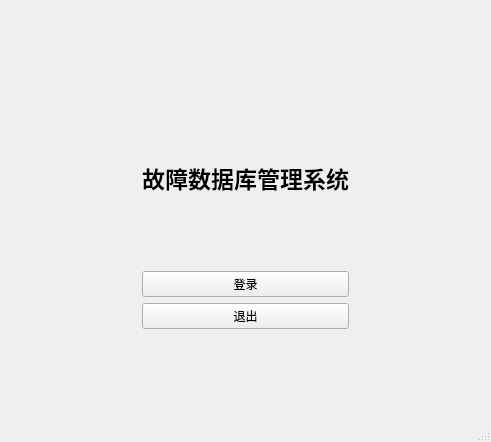
<?xml version="1.0" encoding="UTF-8"?>
<ui version="4.0">
 <class>MainWindow</class>
 <widget class="QMainWindow" name="MainWindow">
  <property name="geometry">
   <rect>
    <x>0</x>
    <y>0</y>
    <width>491</width>
    <height>442</height>
   </rect>
  </property>
  <property name="windowTitle">
   <string>MainWindow</string>
  </property>
  <widget class="QWidget" name="centralWidget">
   <layout class="QHBoxLayout" name="horizontalLayout">
    <item>
     <spacer name="horizontalSpacer">
      <property name="orientation">
       <enum>Qt::Horizontal</enum>
      </property>
      <property name="sizeHint" stdset="0">
       <size>
        <width>118</width>
        <height>20</height>
       </size>
      </property>
     </spacer>
    </item>
    <item>
     <layout class="QVBoxLayout" name="verticalLayout_3" stretch="1,3,1">
      <item>
       <spacer name="verticalSpacer">
        <property name="orientation">
         <enum>Qt::Vertical</enum>
        </property>
        <property name="sizeHint" stdset="0">
         <size>
          <width>20</width>
          <height>40</height>
         </size>
        </property>
       </spacer>
      </item>
      <item>
       <layout class="QVBoxLayout" name="verticalLayout">
        <item>
         <widget class="QLabel" name="label">
          <property name="font">
           <font>
            <pointsize>17</pointsize>
            <weight>75</weight>
            <bold>true</bold>
           </font>
          </property>
          <property name="text">
           <string>故障数据库管理系统</string>
          </property>
         </widget>
        </item>
        <item>
         <widget class="QPushButton" name="loginBtn">
          <property name="text">
           <string>登录</string>
          </property>
         </widget>
        </item>
        <item>
         <widget class="QPushButton" name="exitBtn">
          <property name="text">
           <string>退出</string>
          </property>
         </widget>
        </item>
       </layout>
      </item>
      <item>
       <spacer name="verticalSpacer_2">
        <property name="orientation">
         <enum>Qt::Vertical</enum>
        </property>
        <property name="sizeHint" stdset="0">
         <size>
          <width>20</width>
          <height>40</height>
         </size>
        </property>
       </spacer>
      </item>
     </layout>
    </item>
    <item>
     <spacer name="horizontalSpacer_2">
      <property name="orientation">
       <enum>Qt::Horizontal</enum>
      </property>
      <property name="sizeHint" stdset="0">
       <size>
        <width>117</width>
        <height>20</height>
       </size>
      </property>
     </spacer>
    </item>
   </layout>
   <zorder>layoutWidget</zorder>
   <zorder>label</zorder>
   <zorder>horizontalSpacer</zorder>
   <zorder>horizontalSpacer_2</zorder>
   <zorder>verticalSpacer</zorder>
   <zorder>verticalSpacer_2</zorder>
  </widget>
  <widget class="QStatusBar" name="statusBar"/>
 </widget>
 <layoutdefault spacing="6" margin="11"/>
 <resources/>
 <connections/>
</ui>
